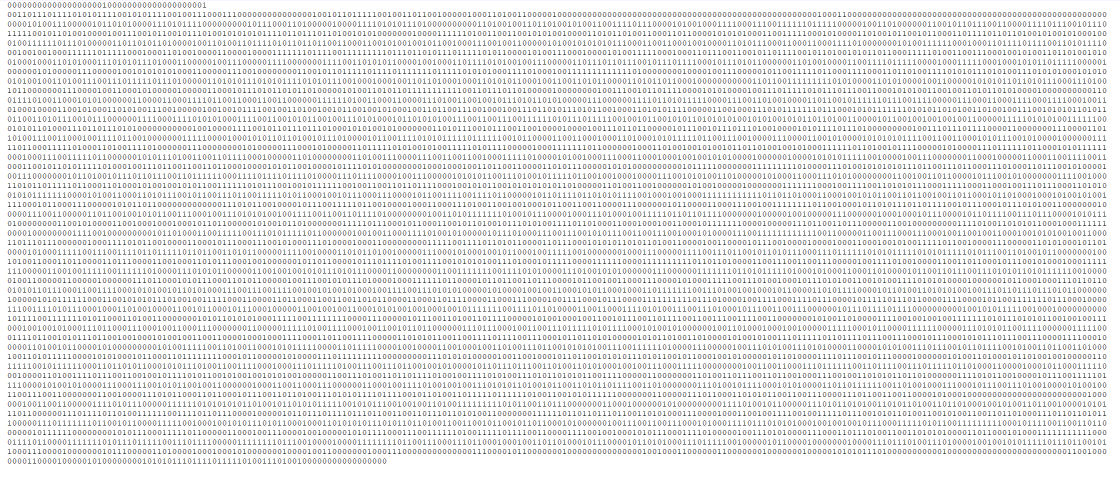
#> input picture encoding_scripts/video/02-validImageFiles/1.png, 2240 x 1000 px (shown at 1/2 size)
$ python v0-convert.py ../encoding_scripts/video/02-validImageFiles/1.png
#> lines starting #> are read from the running program, lines starting #| are printed output that depends on the picture
import sys
import binascii
import os
import pytesseract
from PIL import Image
import pytesseract
import cv2
import numpy as np


# Replace 'your_directory_path' with the path to the directory you want to read


def split_image(input_image_path, output_folder):

    #We have 57 collumn
    #We have 36 row

#> called with output_folder = 'output'
    nbOfCol =100
    nbOfRow =40

    # Open the input image
    image = Image.open(input_image_path)
#> image is the input picture: PIL image 2240x1000 RGBA; mean R, G, B, A 233.3, 233.2, 233.3, 255

    # Get the width and height of the input image
    width, height = image.size
#> width = 2240; height = 1000

    rowSize = height // nbOfRow
#> rowSize = 25
    collSize = width // nbOfCol
#> collSize = 22
    #splitByCollumn(image,rows,columns,size,width, height)
    return splitBySquare(image,width, height,collSize,rowSize,nbOfCol,nbOfRow)


# [19 lines left out: function splitByOverigting, not called in this run]


def findImageSparator(image,nbOfSeparator):

#> called with nbOfSeparator = 40
    sepPositions = []

    # Open the image
    width, height = image.size
#> width = 2240; height = 1000
    # Define the threshold for red color detection
    red_threshold = 100

    # Create a blank white image with the same size as the original image
    output_image = Image.new("RGB", image.size, (255, 255, 255))
#> output_image: PIL image 2240x1000 RGB; every value is 255

    # Iterate through each pixel and apply the filter
    redPixels = []
    fisrtSpeartor = width
#> fisrtSpeartor = 2240
    firstPosition = (width,height)
#> firstPosition = (2240, 1000)
    lowestYPos = height
#> lowestYPos = 1000
    for y in range(image.height):
        if lowestYPos < height :
            y = lowestYPos
        for x in range(image.width):
            pixel_color = image.getpixel((x, y))

            # Check if the pixel is red based on the red_threshold
            is_red_pixel = pixel_color[0] > red_threshold and pixel_color[1] < red_threshold and pixel_color[2] < red_threshold

            if is_red_pixel:
                lowestYPos = y
                redPixels.append(x)
#> after the loop, redPixels = 37734 items

    redPixels = list(set(redPixels))
#> redPixels = 38 values, max 401 at index 5, min 21 at index 6, mean 211
    #print('redPixels => ',redPixels)
    #print('redPixels => ',len(redPixels))
    occurences = len(redPixels)//nbOfSeparator
#> occurences = 0
    for sepIndex in range(nbOfSeparator):
        #print(sepIndex,' => ',redPixels[sepIndex*occurences])
        sepPositions.append(redPixels[sepIndex*occurences])
#> after the loop, sepPositions = 40 values from 131 to 131

    sepPositions = sorted(sepPositions)
    print('sepPositions => ',sepPositions)
#| sepPositions =>  [131, 131, 131, 131, 131, 131, 131, 131, 131, 131, 131, 131, 131, 131, 131, 131, 131, 131, 131, 131, 131, 131, 131, 131, 131, 131, 131, 131, 131, 131, 131, 131, 131, 131, 131, 131, 131, 131, 131, 131]
    print('len  sepPositions => ',len(sepPositions))
#| len  sepPositions =>  40


    return sepPositions


def splitBySquare(image,width, height,collSize,rowSize,nbOfCol,nbOfRow):
# Loop through each row and column to split the image
    #for row in range(rows):

    sepPositions = findImageSparator(image,40)
#> sepPositions = 40 values from 131 to 131
    content = {}
    failedCoding = {}

    startVerticallOffset = 5 # Increase if there big offset before first row : findtune if you increase by one the top of first car will be lost
    rowSize = 23

    # Separator size of the left
    sepSizeLeft = 10
    # Separator size of the Right
    sepSizeRight = 10

    # [4 lines of commented-out code are left out]

    iteration = 1
    for row in range(nbOfRow):
        colIndex = 0
        previousSepator = -sepSizeRight
        previousUpper = startVerticallOffset + row * rowSize
        # Calculate the cropping box for the current sub-image
        for column in sepPositions:

            #if colIndex > -1 :
            print('Iteration = ',iteration,'/',nbOfRow*len(sepPositions))
            iteration = iteration +1

            left = previousSepator + sepSizeRight
            right = column - sepSizeLeft
            previousSepator = column

            #print('Coll ',colIndex,':',left,'=>',right)
            upper = previousUpper #row * rowSize + startVerticallOffset   #Alwayse 0
            lower = previousUpper + rowSize


            # Crop the sub-image
            #print(left, upper, right, lower)
            sub_image = image.crop((left, upper, right, lower))
            res,text = imageToText(sub_image)

            if not res :
                print('Saving image with error',row,colIndex,' test : ',text)
                file = f"{output_folder}/sub_image_{row}_{colIndex}.png"
                sub_image.save(file)
                if text not in failedCoding:
                    failedCoding[text]=[file]
                    print("Non-ASCII characters found in :",file,text)
                else :
                    failedCoding[text].append(file)
            else :

                row = int(row)

                if row in content :
                    content[row][colIndex]=text
                else :
                    content[row] = {colIndex:text}
            colIndex = colIndex + 1
#> this loop made 1 pass
#| Iteration =  1 / 1600
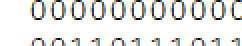
#> sub_image: PIL image 121x23 RGBA (shown 2 times larger); mean R, G, B, A 229.4, 229, 229.1, 255
#> after the loop, content = 0 items; failedCoding = 0 items; iteration = 2

    return failedCoding,content

# List all files in the directory


# [7 lines left out: function fixeWithCustomConvert, not called in this run]


def imageToText(image):

    width, height = image.size

    # [16 lines of commented-out code are left out]
    custom_config = r'--oem 3 --psm 10 tessedit_char_whitelist=0123456789ABCDEF'
#> (the run stopped early here; a loop or call above may not have finished)
